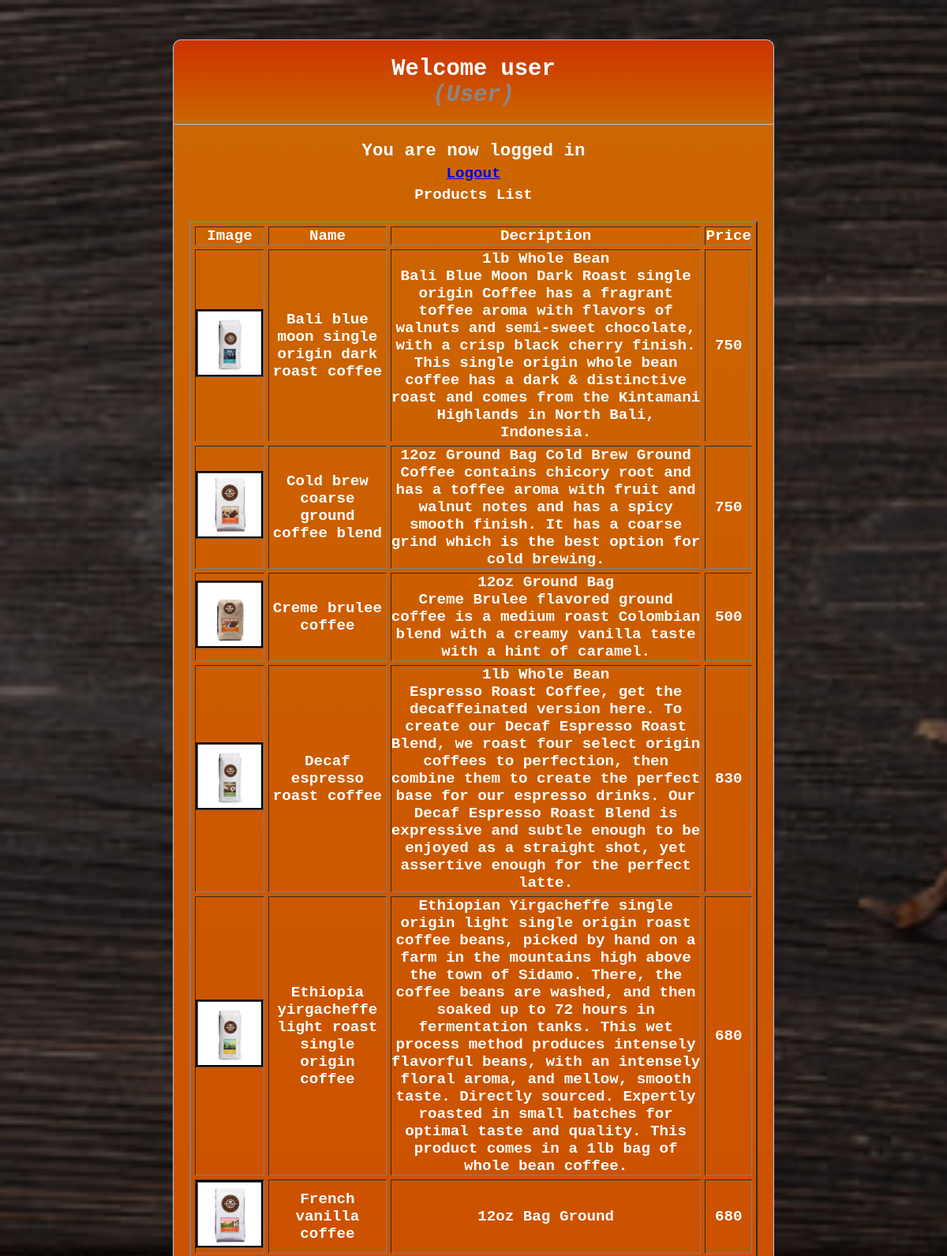
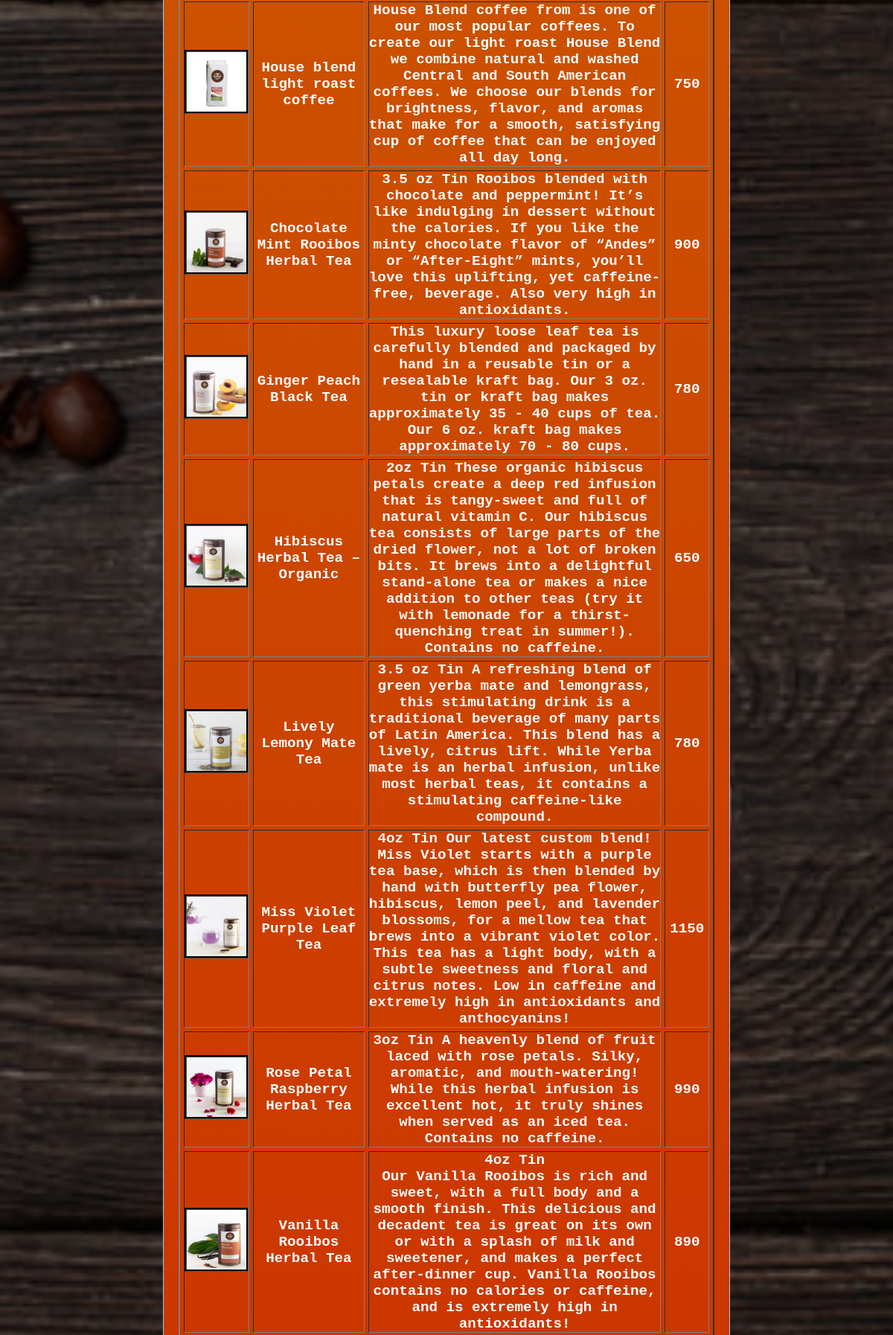
The page /user.php (signed in, upper part) on the database its author committed (2 pictures, top to bottom).
### tables this page shows
CREATE TABLE `products` (
  `product_id` int(100) NOT NULL,
  `cat_id` int(100) NOT NULL,
  `product_title` varchar(255) NOT NULL,
  `product_price` int(100) NOT NULL,
  `product_desc` varchar(5000) NOT NULL,
  `product_image` text NOT NULL
);

### user.php (the view, shortened to what this page needs)
<?php
	include("admin/includes/db_conn.php");
?>
<!DOCTYPE html>
<html>
<head>
</head>
<body>
 <div class="header">
    <h2>Welcome <?php
            if (isset($_SESSION['user'])) : ?>
              <strong><?php echo $_SESSION['user']['username']; ?>
    	<br><i  style="color: #888;">(<?php echo ucfirst($_SESSION['user']['user_type']); ?>)</i></h2>
  </div>
  <div class="content" align="center">
    <?php if (isset($_SESSION['success'])) : ?>
      <div class="error success" >
        <h3>
          <?php
            echo $_SESSION['success'];
          ?>
        </h3>
      </div>
    <?php endif ?>
    <div class="profile_info">
      <div>
      <a href="user.php?logout='1'">Logout</a>
        <?php
        endif
        ?>
      </div>
    </div>
			        <div class="col-md-14">
            <div class="card ">
              <div class="card-header card-header-primary">
                <h4 class="card-title"> Products List</h4>
                <br>
              </div>
              <div class="card-body">
                <div class="table-responsive ps">
                  <table class="table tablesorter" border="2" cellspacing="5" cellpadding="5">
                    <thead class=" text-primary">
                      <tr>
                      	<th>Image</th>
                      	<th>Name</th>
                      	<th>Decription</th>
                      	<th>Price</th>
                      </tr>
                  </thead>
                   <tbody>
                      <?php
                        $result=mysqli_query($conn,"select product_id, product_image, product_title, product_desc, product_price from products") or die ("query 1 incorrect.....");
                        while(list($product_id,$image,$product_name, $product_desc, $price)=mysqli_fetch_array($result))
                        {
                        echo "
                        <tr>
                        <td><img src='admin/product_images/$image' style='width:80px; height:80px; border:groove #000'></td>
                        <td>$product_name</td>
                        <td>$product_desc</td>
                        <td>$price</td>
                        </tr>";
                        }
                        ?>
                    </tbody>
                  </table>
                </div>
              </div>
            </div>
          </div>
	</div>
</body>
</html>

### user.php (style rules this page uses)
* { margin: 0px; padding: 0px; }
body { font-size: 120%; font-family: 'Courier New', monospace; background-image: linear-gradient(rgba(0,0,0,.5), rgba(0,0,0,.5)), url(img/bg.jpg); background-position: center; background-size: cover; background-attachment: fixed; color: white; }
.content { width: 60%; margin: 0px auto; padding: 20px; border: 1px solid #B0C4DE; background: linear-gradient(to bottom, #cc6600 0%, #cc3300 100%); border-radius: 0px 0px 10px 10px; }
.header { width: 60%; margin: 50px auto 0px; color: white; text-align: center; border: 1px solid #B0C4DE; border-bottom: none; border-radius: 10px 10px 0px 0px; padding: 20px; background: linear-gradient(to top, #cc6600 0%, #cc3300 100%); }
.profile_info div { display: inline-block; margin: 5px; text-align: center; }
table { text-align: center; width: 100%; }

### rows shown on the page
products: product_image (picture), product_title "Bali blue moon single origin dark roast coffee", product_desc "1lb Whole Bean Bali Blue Moon Dark Roast single origin Coffee has a fragrant toffee aroma with flavors of walnuts and semi-sweet chocolate, with a crisp black cherry finish. This single origin whole bean coffee has a dark & distinctive roast and comes from the Kintamani Highlands in North Bali, Indonesia.", product_price "750"
products: product_image (picture), product_title "Cold brew coarse ground coffee blend", product_desc "12oz Ground Bag Cold Brew Ground Coffee contains chicory root and has a toffee aroma with fruit and walnut notes and has a spicy smooth finish. It has a coarse grind which is the best option for cold brewing.", product_price "750"
products: product_image (picture), product_title "Creme brulee coffee", product_desc "12oz Ground Bag Creme Brulee flavored ground coffee is a medium roast Colombian blend with a creamy vanilla taste with a hint of caramel.", product_price "500"
products: product_image (picture), product_title "Decaf espresso roast coffee", product_desc "1lb Whole Bean Espresso Roast Coffee, get the decaffeinated version here. To create our Decaf Espresso Roast Blend, we roast four select origin coffees to perfection, then combine them to create the perfect base for our espresso drinks. Our Decaf Espresso Roast Blend is expressive and subtle enough to be enjoyed as a straight shot, yet assertive enough for the perfect latte.", product_price "830"
products: product_image (picture), product_title "Ethiopia yirgacheffe light roast single origin coffee", product_desc "Ethiopian Yirgacheffe single origin light single origin roast coffee beans, picked by hand on a farm in the mountains high above the town of Sidamo. There, the coffee beans are washed, and then soaked up to 72 hours in fermentation tanks. This wet process method produces intensely flavorful beans, with an intensely floral aroma, and mellow, smooth taste. Directly sourced. Expertly roasted in small batches for optimal taste and quality. This product comes in a 1lb bag of whole bean coffee.", product_price "680"
products: product_image (picture), product_title "French vanilla coffee", product_desc "12oz Bag Ground", product_price "680"
products: product_image (picture), product_title "House blend light roast coffee", product_desc "House Blend coffee from is one of our most popular coffees. To create our light roast House Blend we combine natural and washed Central and South American coffees. We choose our blends for brightness, flavor, and aromas that make for a smooth, satisfying cup of coffee that can be enjoyed all day long.", product_price "750"
products: product_image (picture), product_title "Chocolate Mint Rooibos Herbal Tea", product_desc "3.5 oz Tin Rooibos blended with chocolate and peppermint! It’s like indulging in dessert without the calories. If you like the minty chocolate flavor of “Andes” or “After-Eight” mints, you’ll love this uplifting, yet caffeine-free, beverage. Also very high in antioxidants.", product_price "900"
products: product_image (picture), product_title "Ginger Peach Black Tea", product_desc "This luxury loose leaf tea is carefully blended and packaged by hand in a reusable tin or a resealable kraft bag. Our 3 oz. tin or kraft bag makes approximately 35 - 40 cups of tea. Our 6 oz. kraft bag makes approximately 70 - 80 cups.", product_price "780"
products: product_image (picture), product_title "Hibiscus Herbal Tea – Organic", product_desc "2oz Tin These organic hibiscus petals create a deep red infusion that is tangy-sweet and full of natural vitamin C. Our hibiscus tea consists of large parts of the dried flower, not a lot of broken bits. It brews into a delightful stand-alone tea or makes a nice addition to other teas (try it with lemonade for a thirst-quenching treat in summer!). Contains no caffeine.", product_price "650"
products: product_image (picture), product_title "Lively Lemony Mate Tea", product_desc "3.5 oz Tin A refreshing blend of green yerba mate and lemongrass, this stimulating drink is a traditional beverage of many parts of Latin America. This blend has a lively, citrus lift. While Yerba mate is an herbal infusion, unlike most herbal teas, it contains a stimulating caffeine-like compound.", product_price "780"
products: product_image (picture), product_title "Miss Violet Purple Leaf Tea", product_desc "4oz Tin Our latest custom blend! Miss Violet starts with a purple tea base, which is then blended by hand with butterfly pea flower, hibiscus, lemon peel, and lavender blossoms, for a mellow tea that brews into a vibrant violet color. This tea has a light body, with a subtle sweetness and floral and citrus notes. Low in caffeine and extremely high in antioxidants and anthocyanins!", product_price "1150"
products: product_image (picture), product_title "Rose Petal Raspberry Herbal Tea", product_desc "3oz Tin A heavenly blend of fruit laced with rose petals. Silky, aromatic, and mouth-watering! While this herbal infusion is excellent hot, it truly shines when served as an iced tea. Contains no caffeine.", product_price "990"
products: product_image (picture), product_title "Vanilla Rooibos Herbal Tea", product_desc "4oz Tin Our Vanilla Rooibos is rich and sweet, with a full body and a smooth finish. This delicious and decadent tea is great on its own or with a splash of milk and sweetener, and makes a perfect after-dinner cup. Vanilla Rooibos contains no calories or caffeine, and is extremely high in antioxidants!", product_price "890"

### other values the page prints
$_SESSION['user']['username'] "user"
$_SESSION['user']['user_type'] "User"
$_SESSION['success'] "You are now logged in"
